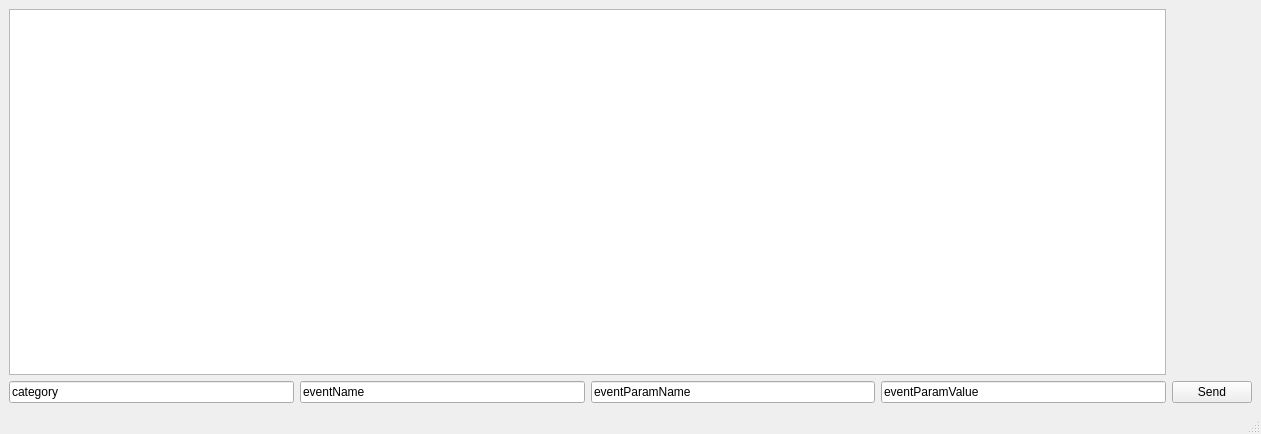
<?xml version="1.0" encoding="UTF-8"?>
<ui version="4.0">
 <class>MainWindow</class>
 <widget class="QMainWindow" name="MainWindow">
  <property name="geometry">
   <rect>
    <x>0</x>
    <y>0</y>
    <width>1261</width>
    <height>434</height>
   </rect>
  </property>
  <property name="windowTitle">
   <string>Google Analysis 4</string>
  </property>
  <property name="statusTip">
   <string/>
  </property>
  <property name="accessibleName">
   <string/>
  </property>
  <widget class="QWidget" name="centralwidget">
   <layout class="QGridLayout" name="gridLayout">
    <item row="0" column="0">
     <widget class="QTextBrowser" name="textBrowser"/>
    </item>
    <item row="0" column="1">
     <spacer name="horizontalSpacer_2">
      <property name="orientation">
       <enum>Qt::Horizontal</enum>
      </property>
      <property name="sizeType">
       <enum>QSizePolicy::Preferred</enum>
      </property>
      <property name="sizeHint" stdset="0">
       <size>
        <width>77</width>
        <height>20</height>
       </size>
      </property>
     </spacer>
    </item>
    <item row="1" column="0">
     <widget class="QWidget" name="widget" native="true">
      <layout class="QHBoxLayout" name="horizontalLayout">
       <property name="leftMargin">
        <number>0</number>
       </property>
       <property name="topMargin">
        <number>0</number>
       </property>
       <property name="rightMargin">
        <number>0</number>
       </property>
       <property name="bottomMargin">
        <number>0</number>
       </property>
       <item>
        <widget class="QLineEdit" name="leCategory">
         <property name="toolTip">
          <string>category</string>
         </property>
         <property name="text">
          <string>category</string>
         </property>
        </widget>
       </item>
       <item>
        <widget class="QLineEdit" name="leEventName">
         <property name="text">
          <string>eventName</string>
         </property>
        </widget>
       </item>
       <item>
        <widget class="QLineEdit" name="leEventParamName">
         <property name="text">
          <string>eventParamName</string>
         </property>
        </widget>
       </item>
       <item>
        <widget class="QLineEdit" name="leEventParamValue">
         <property name="text">
          <string>eventParamValue</string>
         </property>
        </widget>
       </item>
      </layout>
     </widget>
    </item>
    <item row="1" column="1">
     <widget class="QPushButton" name="btnSend">
      <property name="text">
       <string>Send</string>
      </property>
     </widget>
    </item>
   </layout>
  </widget>
  <widget class="QMenuBar" name="menubar">
   <property name="geometry">
    <rect>
     <x>0</x>
     <y>0</y>
     <width>1261</width>
     <height>17</height>
    </rect>
   </property>
  </widget>
  <widget class="QStatusBar" name="statusbar"/>
 </widget>
 <resources/>
 <connections/>
</ui>
